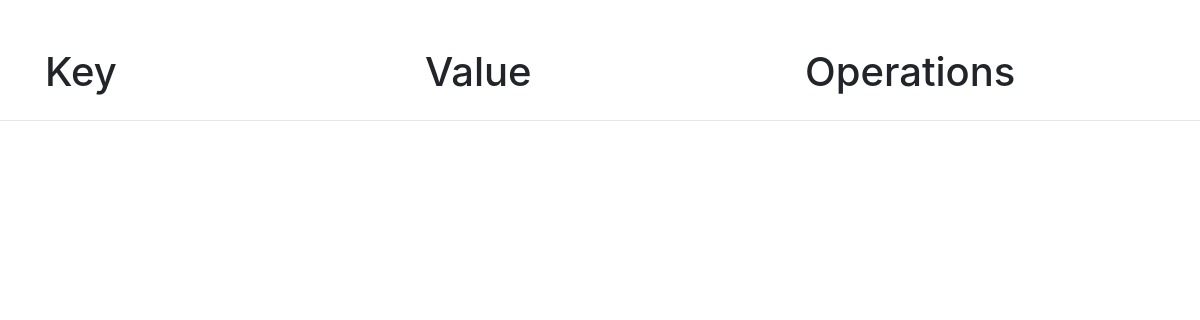
/companykeys/view_company_keys.php, run on an earlier commit of the app's database.
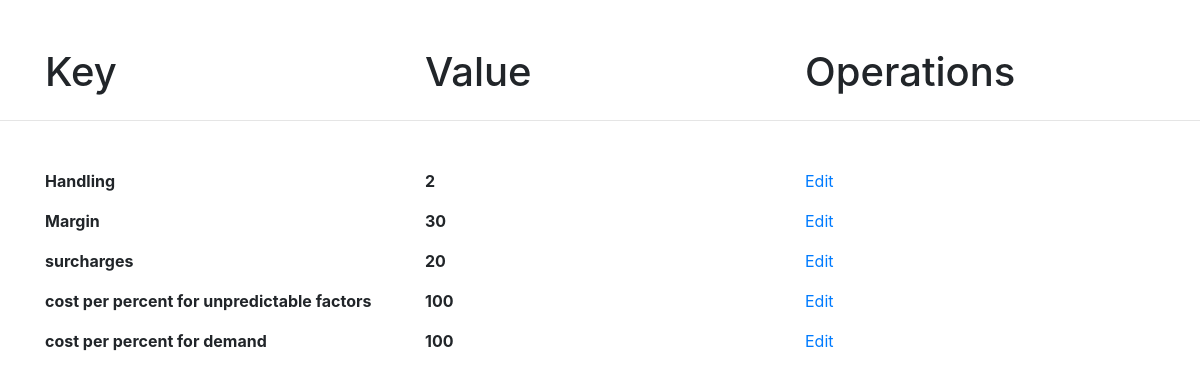
And on a later commit of the database.
### tables this page shows
CREATE TABLE `companykeys` (
  `id` int(11) NOT NULL,
  `compkeys` varchar(100) NOT NULL,
  `compvalues` float NOT NULL
);

### companykeys/view_company_keys.php (the view, shortened to what this page needs)
<!DOCTYPE html>
<html>
<head>
	<link rel="stylesheet" href="https://stackpath.bootstrapcdn.com/bootstrap/4.5.0/css/bootstrap.min.css">
</head>
<body>
	<?php
		$conn = mysqli_connect('localhost' , 'root', '123', 'abc');
	?>
	<div class="container mt-5">
		<div class="row d-flex justify-content-left">
			<div class="col-4"><h1>Key</h1></div>
			<div class="col-4"><h1>Value</h1></div>
			<div class="col-4"><h1>Operations</h1></div>
		</div>
	</div>
	<hr />
	<div class="container mt-5">
				<?php
					$sql = "SELECT * FROM `companykeys`";
					$query = mysqli_query($conn,$sql);
					while($result = mysqli_fetch_assoc($query)){
						?>
						<div class="row my-3">
							<div class="col-4 "><?php echo '<b>'.$result['compkeys'].'</b>'; ?></div>
							<div class="col-4 "><?php echo '<b>'.$result['compvalues'].'</b>'; ?></div>
							<div class=" col-2">
								<a href="edit_company_key.php?id=<?php echo $result['id'];?>">Edit</a>
							</div>
						</div>
				<?php
					}
				?>
			</div>
</body>
</html>

What changed in the data, as far as the page shows it:
added companykeys: compkeys "Handling", compvalues "2"
added companykeys: compkeys "Margin", compvalues "30"
added companykeys: compkeys "surcharges", compvalues "20"
added companykeys: compkeys "cost per percent for unpredictable factors", compvalues "100"
added companykeys: compkeys "cost per percent for demand", compvalues "100"
